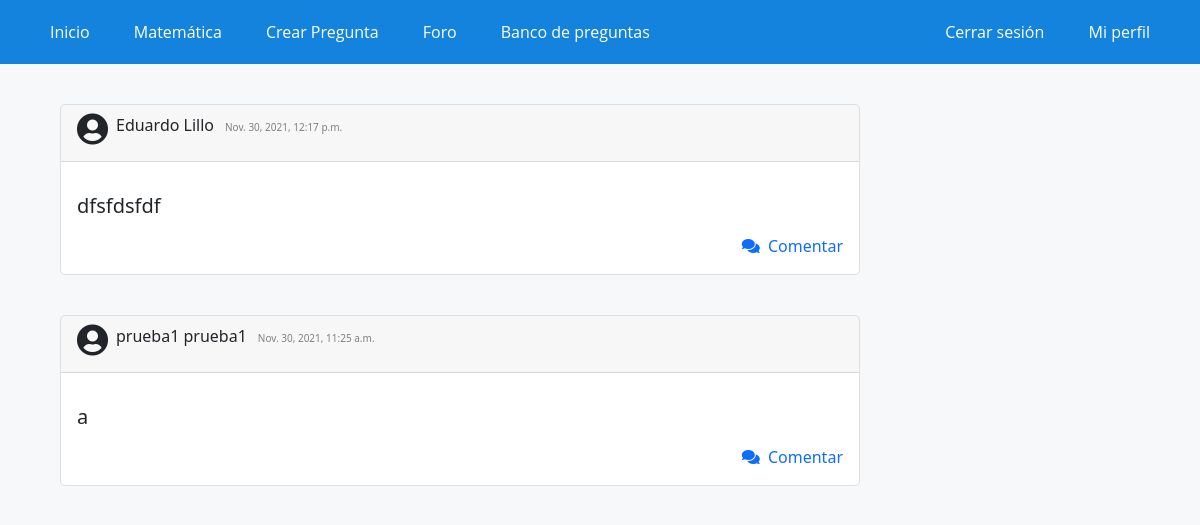
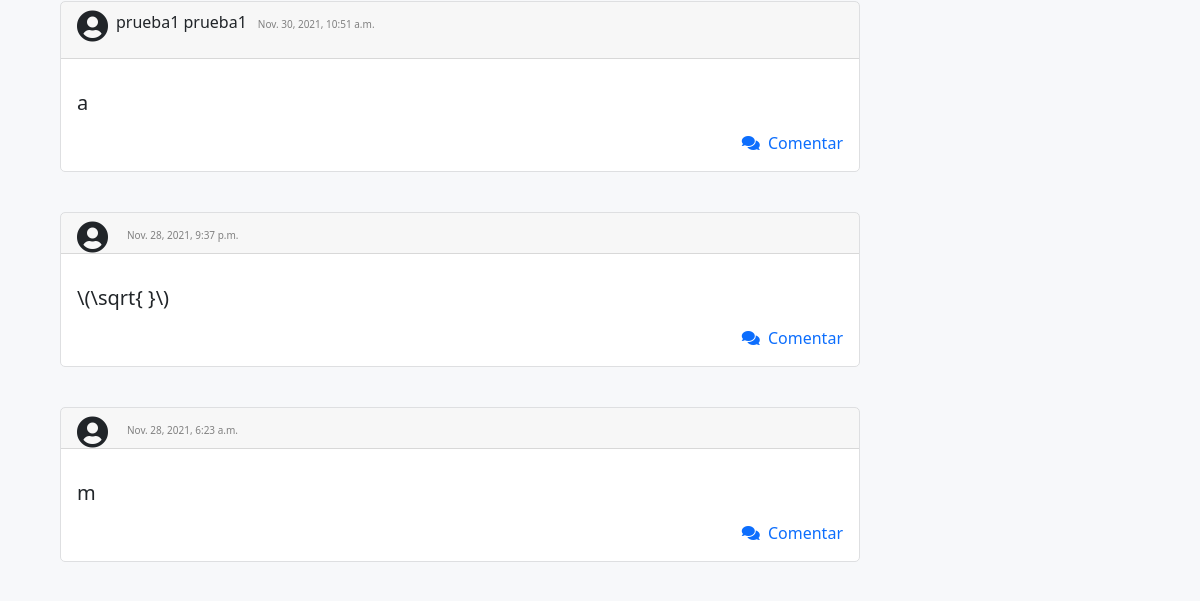
Page /foro/ (signed in, upper part) on the earlier database version (2 pictures, top to bottom).
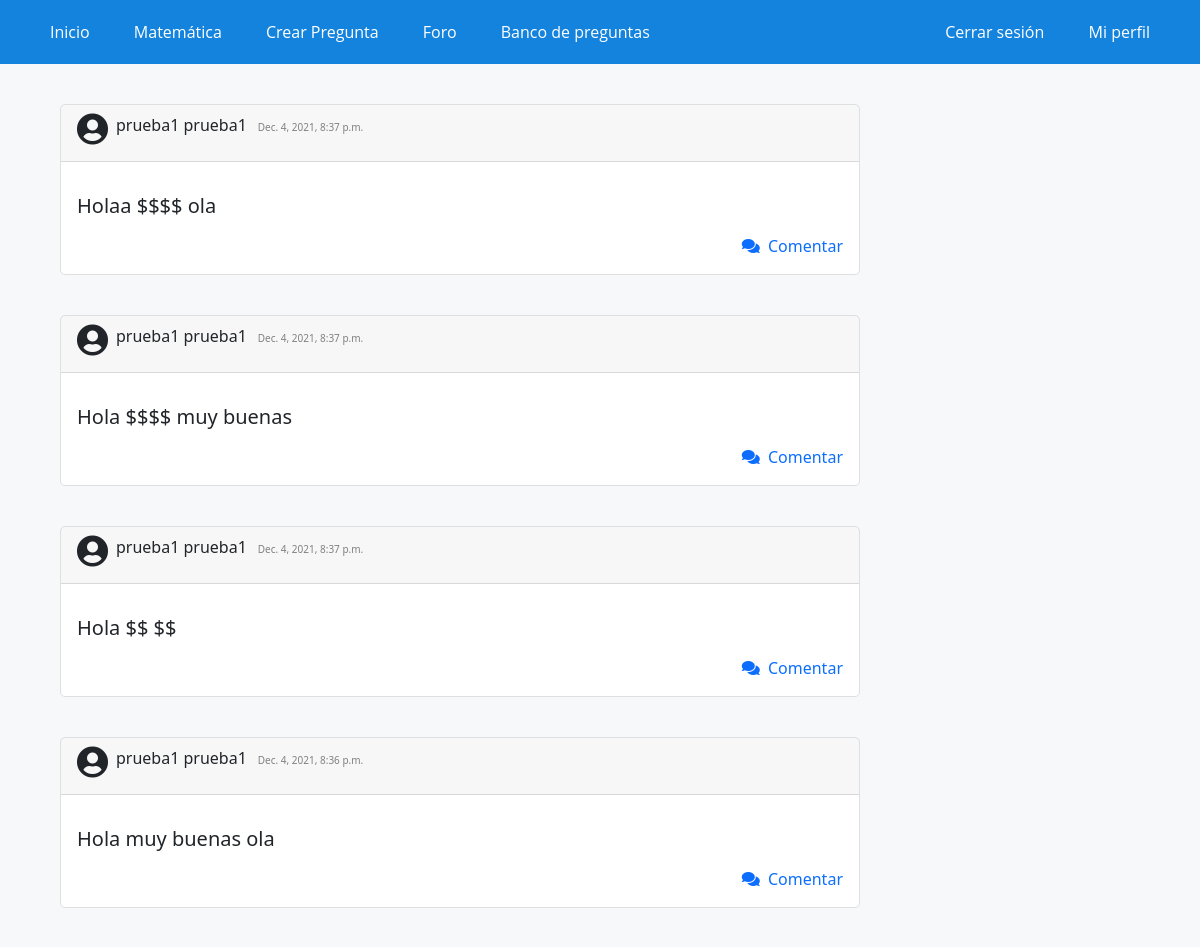
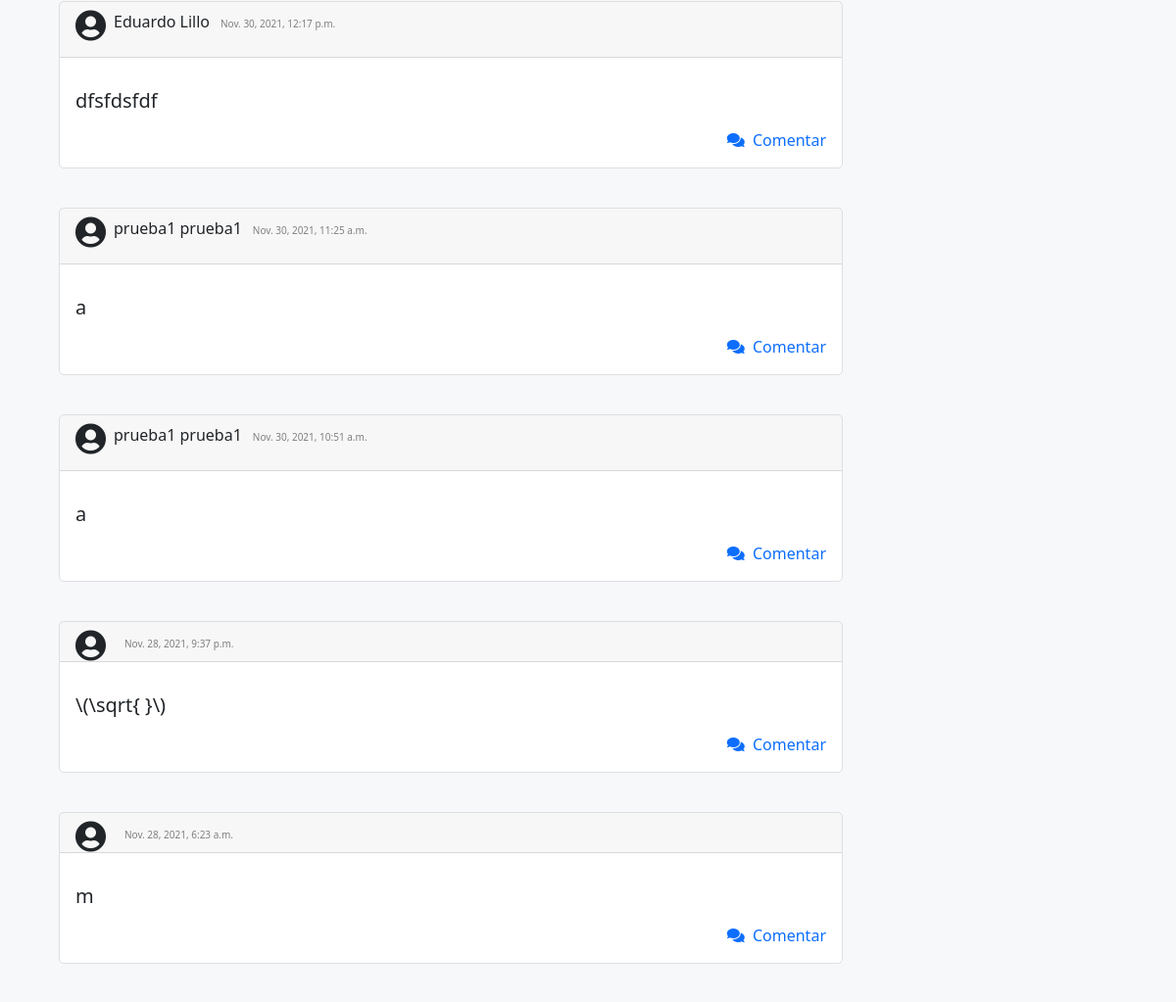
Same page on the later database version (2 pictures, top to bottom).
### WebApp/models.py (models this page shows, shortened)
class PostForo(models.Model):
    usuario = models.ForeignKey(settings.AUTH_USER_MODEL, on_delete=models.CASCADE)
    sigla = models.CharField(max_length=7, choices=siglas)
    texto = models.TextField()
    slug = models.SlugField(unique=True, blank=True)
    tiempo = models.DateTimeField(auto_now_add=True)
    class Meta:
        ordering = ['-tiempo']

### WebApp/views.py (the view)
# urls.py: path('foro/', foro, name="foro1"),
def foro(request):
    post = PostForo.objects.all()
    contexto = {
        'post': post
    }
    return render(request, 'app/foro.html', contexto)

### WebApp/templates/app/foro.html (shortened to what this page needs)
{% extends 'app/base.html' %}
{% load static %}
{% block contenido %}
<div class="elContenedor">
    <p>
        {% for post in post %}
        <div class="preguntas mb-3" style="max-width: 800px;">
            <div class="card-header"><i style="float: left; " class="svg-inline--fa fas fa-user-circle fa-2x">&nbsp;</i>
                <p style="display: inline-block; ">{{post.usuario.first_name}}{{" "}}{{post.usuario.last_name}}</p> &nbsp;<h7 style="color: gray; font-size: 10px;">
                    {{post.tiempo}}</h7>
            </div>
            <div class="card-body">
                <p class="card-text">
                    <h5>{{post.texto}}</h5>
                </p>
                <div>
                    <a style="text-decoration: none;" href="{% url 'foro2' post.pk %}">
                        <div style="text-align: right;"><i class="fas fa-comments "></i>&nbsp;&nbsp;Comentar</div>
                    </a>
                </div>
            </div>
        </div>
        {% endfor %}
    </p>
</div>
{% endblock %}

Differences in the rows shown:
added PostForo: usuario.first_name "prueba1", usuario.last_name "prueba1", tiempo "Dec. 4, 2021, 8:37 p.m.", texto "Holaa $$$$ ola"
added PostForo: usuario.first_name "prueba1", usuario.last_name "prueba1", tiempo "Dec. 4, 2021, 8:37 p.m.", texto "Hola $$$$ muy buenas"
added PostForo: usuario.first_name "prueba1", usuario.last_name "prueba1", tiempo "Dec. 4, 2021, 8:37 p.m.", texto "Hola $$ $$"
added PostForo: usuario.first_name "prueba1", usuario.last_name "prueba1", tiempo "Dec. 4, 2021, 8:36 p.m.", texto "Hola muy buenas ola"
